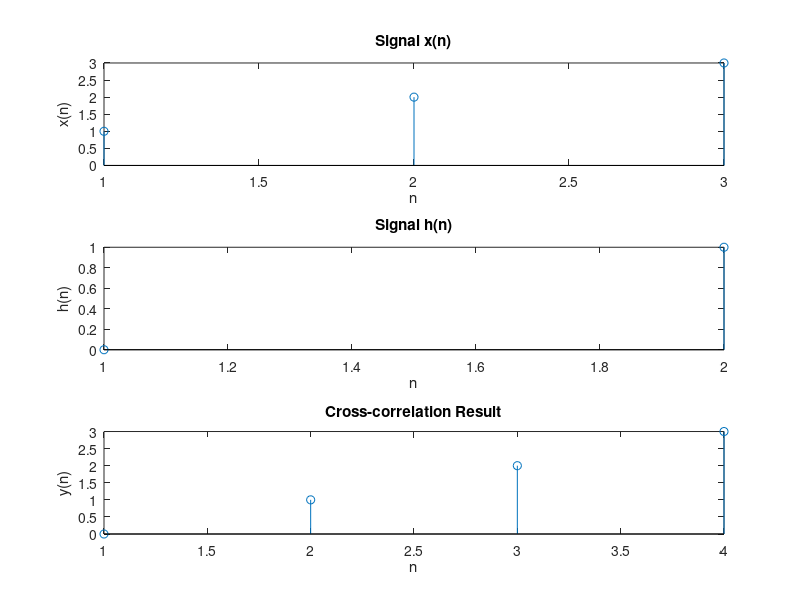

Write the MATLAB code that produced this figure.
clc;
clear all;
close all;
x = [1 2 3];
h = [0 1];
Nx = length(x);
Nh = length(h);
convLength = Nx + Nh - 1;
y = zeros(1, convLength);
for n = 1:convLength
for k = max(1, n - Nh + 1) : min(n, Nx)
y(n) = y(n) + x(k) * h(n - k + 1);
end
end
figure;
subplot(3, 1, 1);
stem(1:Nx, x);
xlabel('n');
ylabel('x(n)');
title('Signal x(n)');
subplot(3, 1, 2);
stem(1:Nh, h);
xlabel('n');
ylabel('h(n)');
title('Signal h(n)');
subplot(3, 1, 3);
stem(1:convLength, y);
xlabel('n');
ylabel('y(n)');
title('Cross-correlation Result');
disp('Cross-correlation Result:');
disp(y);